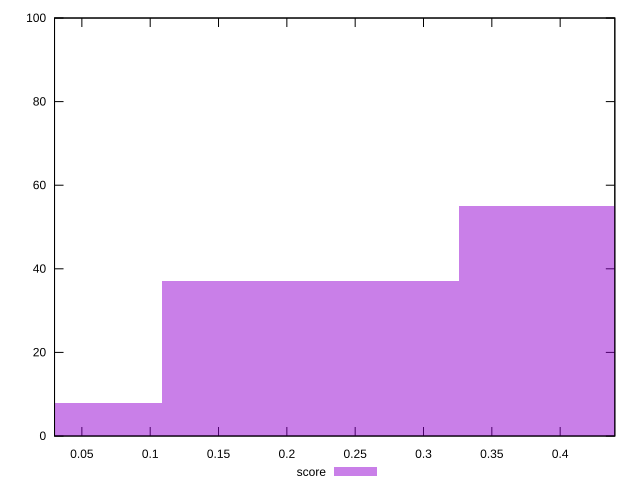

Generate this figure with gnuplot:
reset

$score <<EOF
0 8
0.21737372988473314 37
0.43474745976946627 55
EOF

set key outside below
set boxwidth 0.21737372988473314
set xrange [0.03:0.44]
set yrange [0:100]
set trange [0:100]
set style fill transparent solid 0.5 noborder
set terminal svg size 640, 490 enhanced background rgb 'white'
set output "report_00022_2021-02-20T12:08:46.964Z/estimated-input-latency/samples/pages+cached/score/histogram.svg"

plot $score title "score" with boxes

reset
